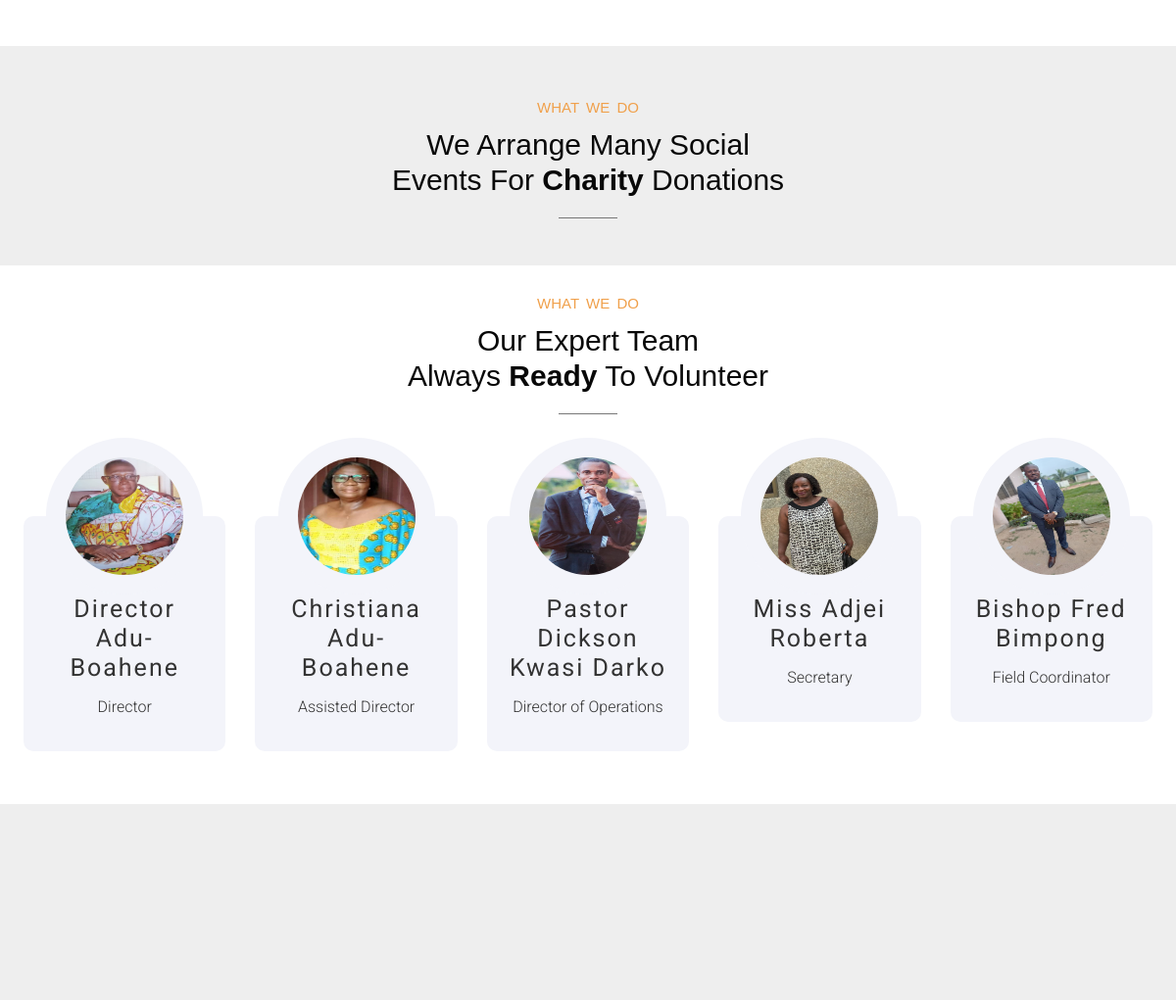
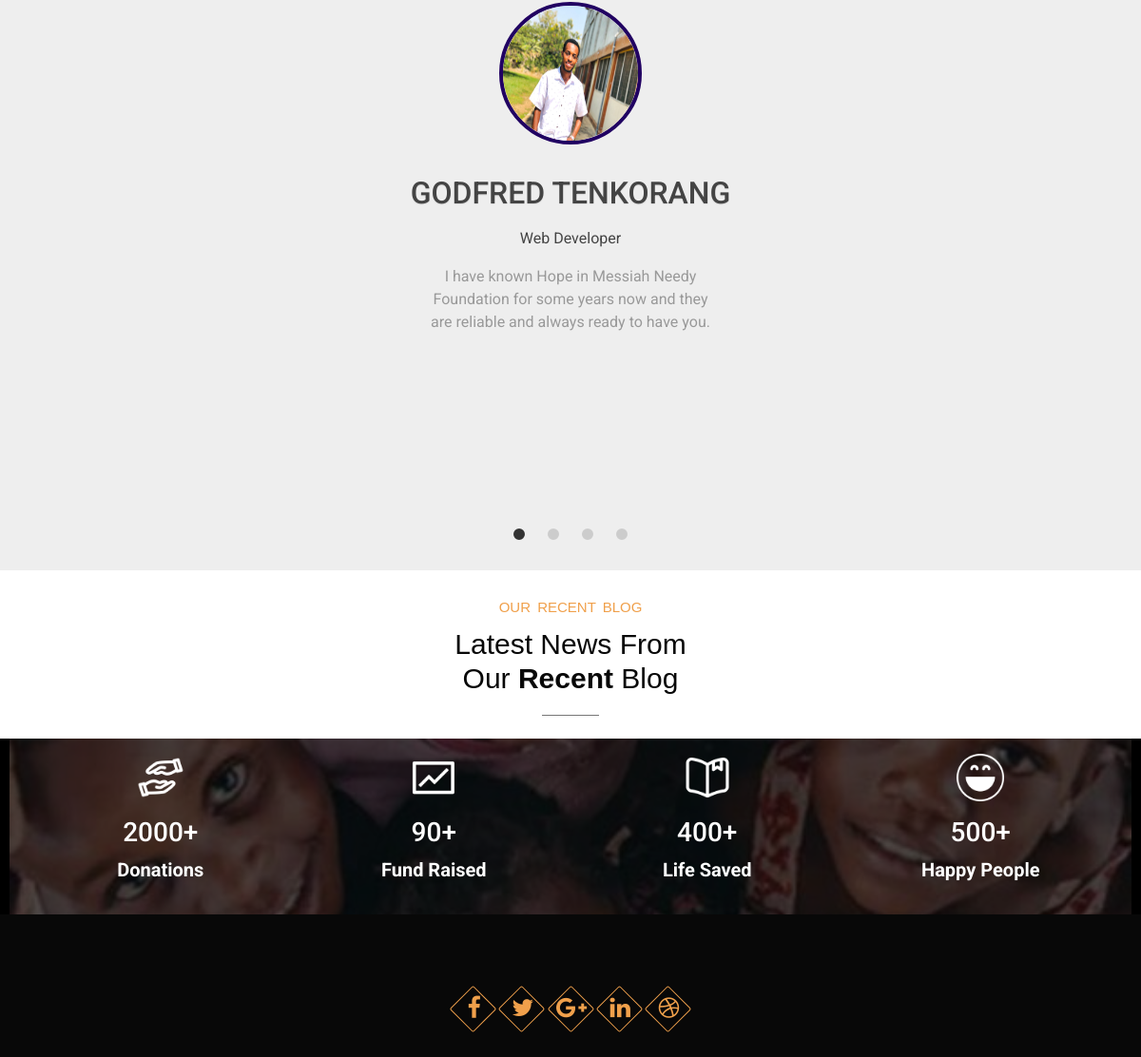
Before: / (lower part) with the older database file (2 pictures, top to bottom).
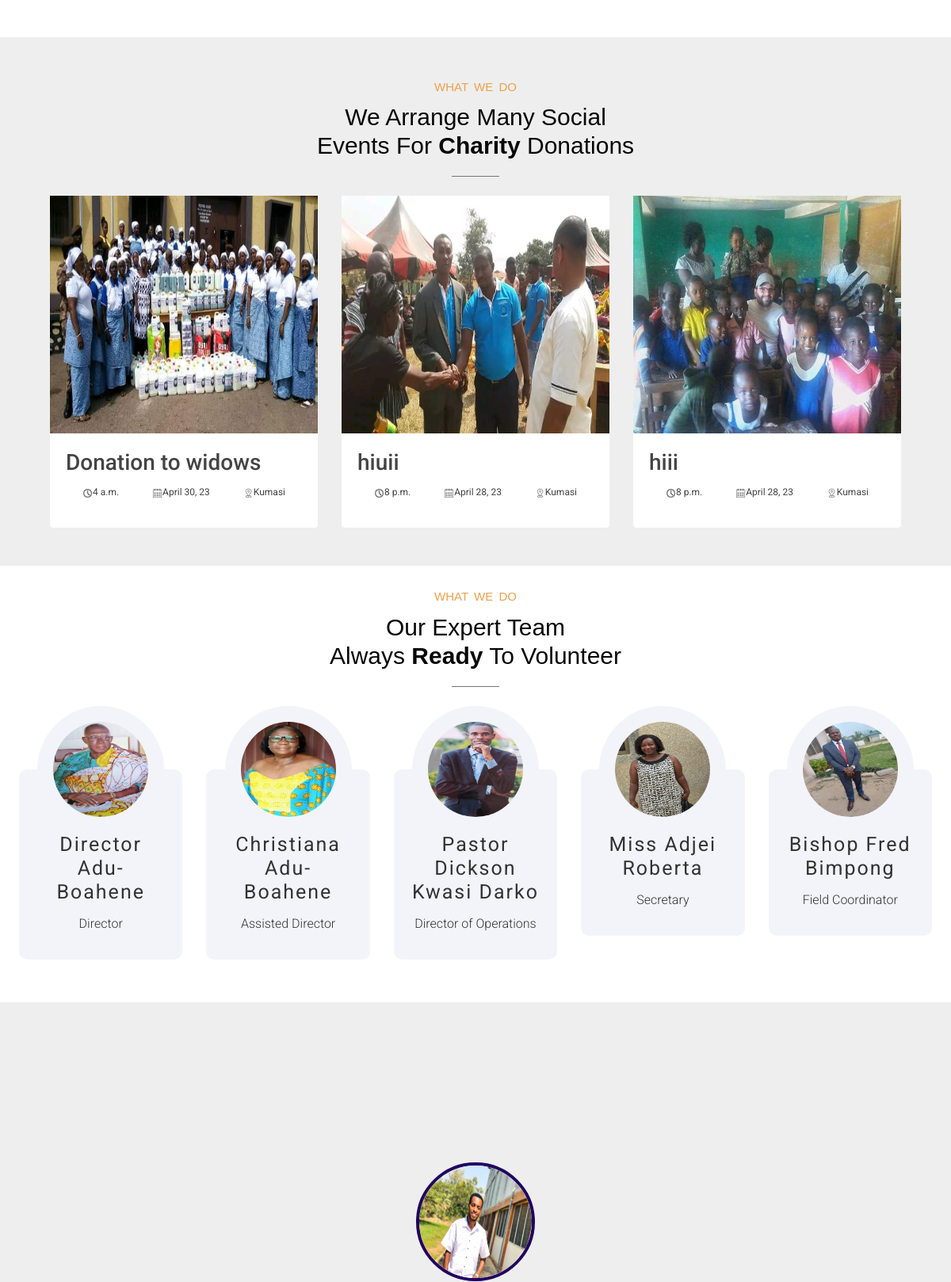
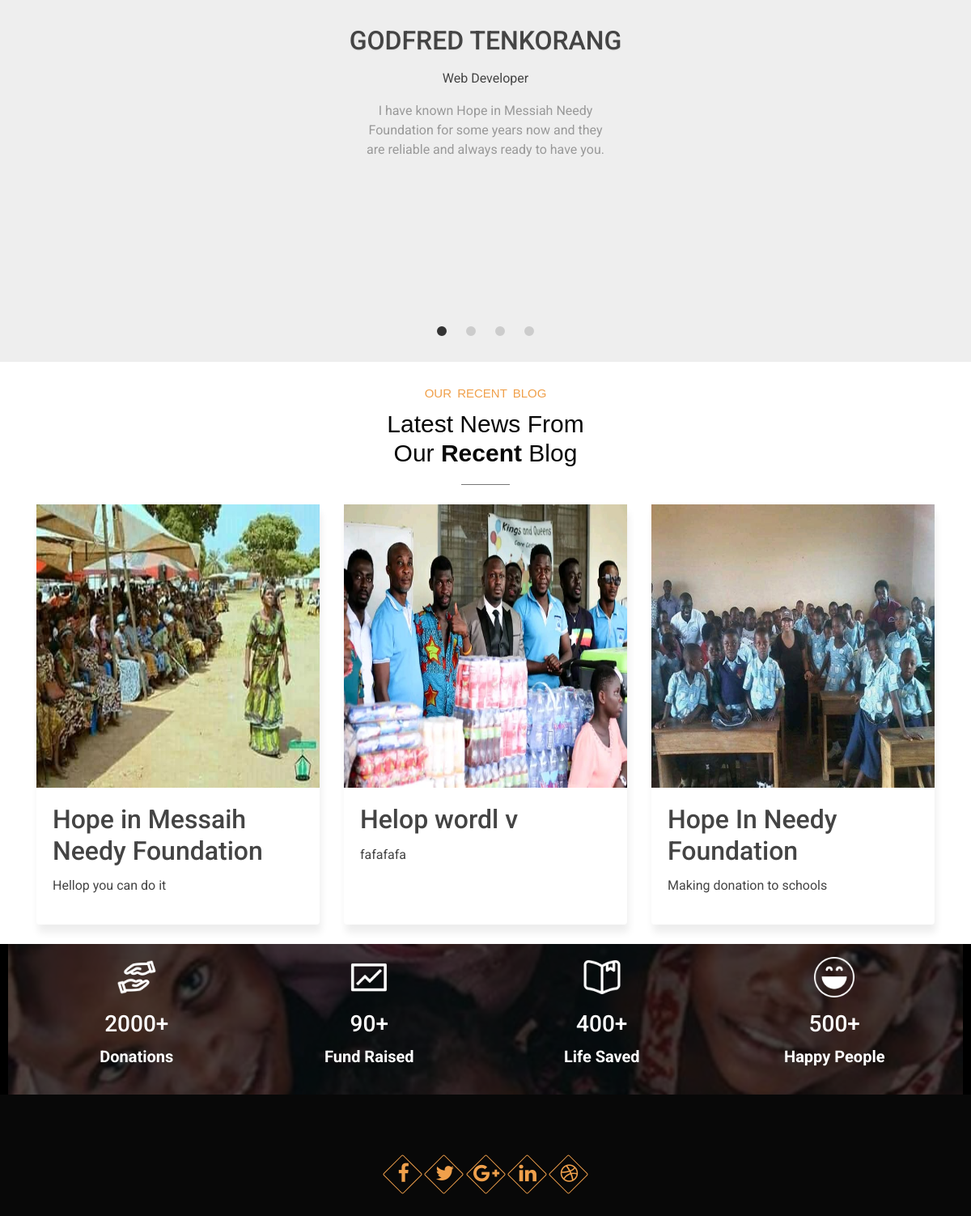
After: the same page with the newer database file (2 pictures, top to bottom).
### foundation/models.py (models this page shows, shortened)
class HomeEvent(models.Model):
    image = models.ImageField(upload_to='homeevent-img')
    title = models.CharField(max_length=100)
    start_time = models.DateTimeField(default=timezone.now)
    start_date = models.DateTimeField(default=timezone.now)
    location = models.CharField(max_length=100)

class HomeBlog(models.Model):
    image = models.ImageField(upload_to='homeblog-img')
    title = models.CharField(max_length=100)
    content = models.TextField()
    date_posted = models.DateTimeField(default=timezone.now)

### foundation/views.py (the view)
# urls.py: path('', views.home, name='home'),
def home(request):
    posts = HomeBlog.objects.order_by("-date_posted")
    events = HomeEvent.objects.order_by("-start_date")
    galleries = Gallery.objects.all()
    context = {
        'posts': posts,
        'events': events,
        'galleries': galleries
    }
    return render(request, 'foundation/home.html', context)

### foundation/templates/foundation/home.html (shortened to what the changed rows need)
{% extends 'foundation/base.html' %}
{% load static %}
{% block css_files %}
<link rel="stylesheet" type="text/css" href="{% static 'foundation/foundation.css' %}">
{% endblock %}
{% block content %}
<section class="pt-4 mt-4 pb-4 p-5" style="background-color: #eee;">
    <div class="four">
        <h1 class="heading-title"><span>WHAT WE DO</span>We Arrange Many Social  <br> Events For <em>Charity</em> Donations
        </h1>
    </div>
    <div class="container">
    <div class="row">
        {% for event in events %}
        <div class="col-lg-4 col-md-6 col-sm-12 pt-4 d-flex justify-content-center">
            <div class="card" style="height: 100%;">
                <img src="{{ event.image.url }}" height="300px" alt="">
                <div class="card-body">
                    <h3 class="card-title">{{ event.title }}</h3>
                    <div style="display: flex;
                        justify-content: space-around;" class="card-text">
                        <p class="card-para"><img src="{% static 'foundation/images/time.png' %}" height="13px"
                                alt="">{{ event.start_time|date:"P" }}</p>
                        <p class="card-para"><img src="{% static 'foundation/images/date.png' %}" height="13px"
                                alt="">{{ event.start_date|date:"F d, y" }}</p>
                        <p class="card-para"><img src="{% static 'foundation/images/location.png' %}" height="13px"
                                alt="">{{ event.location }}</p>
                    </div>
                </div>
            </div>
        </div>
        {% endfor %}
    </div>
</div>
</section>
<section class="pt-4 p-4">
    <div class="four">
        <h1 class="heading-title"><span>WHAT WE DO</span>Our Expert Team<br> Always <em>Ready</em> To Volunteer</h1>
    </div>
    <div class="row team-row pt-4">
        <div class="column2">
            <div class="team">
                <div class="team-content">
                    <h2 class="h2">Director Adu-Boahene</h2>
                </div>
            </div>
        </div>
        <div class="column2">
            <div class="team">
                <div class="team-content">
                    <h2 class="h2">Christiana Adu-Boahene</h2>
                </div>
            </div>
        </div>
        <div class="column2">
            <div class="team">
                <div class="team-content">
                    <h2 class="h2">Pastor Dickson Kwasi Darko</h2>
                </div>
            </div>
        </div>
        <div class="column2">
            <div class="team">
                <div class="team-content">
                    <h2 class="h2">Miss Adjei Roberta</h2>
                </div>
            </div>
        </div>
        <div class="column2">
            <div class="team">
                <div class="team-content">
                    <h2 class="h2">Bishop Fred Bimpong</h2>
                </div>
            </div>
        </div>
    </div>
</section>
<div class="slider" style="background-color:#eee">
    <div class="slider__inner">
        <div class="slider__contents"><img class="slider__image rounded-circle"
            <h2 class="slider__caption">Godfred Tenkorang</h2>
        </div>
    </div>
</div>
<section class="pt-4 pb-4">
    <div class="four">
        <h1 class="heading-title"><span>OUR RECENT BLOG</span> Latest News From <br> Our
            <em>Recent</em> Blog
        </h1>
    </div>
    <div class="container">
        <div class="row">
            {% for post in posts %}
                <div class="col-md-4 pt-4">
                    <div class="card blog-section" style="height:100%">
                        <img src="{{ post.image.url }}" height="350px" alt="">
                        <div class="card-body">
                            <h2 class="card-title">{{ post.title }}</h2>
                            <div class="card-text">
                                <p>{{ post.content }}</p>
                            </div>
                        </div>
                    </div>
                </div>
            {% endfor %}
        </div>
    </div>
</section>
{% endblock %}

Changed rows visible on the page:
added HomeEvent: image (picture), title "Donation to widows", start_time "4 a.m.", start_date "April 30, 23", location "Kumasi"
added HomeEvent: image (picture), title "hiuii", start_time "8 p.m.", start_date "April 28, 23", location "Kumasi"
added HomeEvent: image (picture), title "hiii", start_time "8 p.m.", start_date "April 28, 23", location "Kumasi"
added HomeBlog: image (picture), title "Hope in Messaih Needy Foundation", content "Hellop you can do it"
added HomeBlog: image (picture), title "Helop wordl v", content "fafafafa"
added HomeBlog: image (picture), title "Hope In Needy Foundation", content "Making donation to schools"
